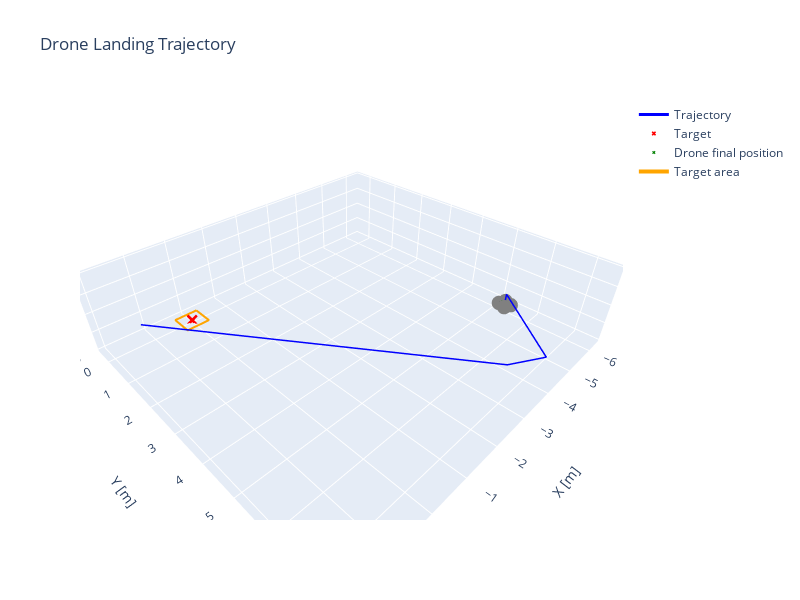

Here is the notebook cell this chart was saved with:
### Markdown cell above
Delay introduction shows 2 things:
- It makes the drone turning around itself which causes a deviation from the target
- It makes the drone oscillates around the target in every direction

The drone is bounded-stable, no more asymptotically stable.
To solve the first issue, we will treat the yaw axis in 2-steps:
- No yaw movement if the drone is more than 0.3m away of the target
- Yaw + x/y axis if the drone is 0.3m close to the target

### Code cell
sim_dt = 0.1         # simulation step (10 Hz)
env = DroneLandingEnv(render_mode=None, dt=sim_dt)
controller_dt = 1.0  # controller step (1 Hz)

pid = PIDController(Kp=[2.0,2.0,2.0, 2.0], Ki=[0.1,0.1,0.0,0.2], Kd=[0.0,0.0,0.0,0.0], dt=controller_dt, integral_limit=0.5, z_fixed_speed= -0.2, yaw_2_steps =True)

states, target = run_pid_simulation(env = env, pid = pid, init_mode='fixed', plot=True, init_pos = [2.0,2.0,2.0,2.0])

### Figure 1 — Plotly figure (JSON) as saved in the notebook; plotly's stock layout.template omitted (floating-point values rounded to 4 significant figures)
{"data": [{"line": {"color": "blue", "width": 3}, "mode": "lines", "name": "Trajectory", "x": [1.9, 1.8, 1.7, 1.6, 1.5, 1.4, 1.3, 1.2, 1.1, 1.0, 0.9, 0.8, 0.7, 0.6, 0.5, 0.4, 0.3, 0.2, 0.1, -2.384e-08, -0.1, -0.2, -0.3, -0.4, -0.5, -0.6, -0.7, -0.8, -0.9, -1.0, -1.1, -1.2, -1.3, -1.4, -1.5, -1.6, -1.7, -1.8, -1.9, -2.0, -2.1, -2.2, -2.3, -2.4, -2.5, -2.6, -2.7, -2.8, -2.9, -3.0, -3.1, -3.2, -3.3, -3.4, -3.5, -3.6, -3.7, -3.8, -3.9, -4.0, -4.1, -4.2, -4.3, -4.4, -4.5, -4.6, -4.7, -4.8, -4.9, -5.0, -5.1, -5.2, -5.3, -5.4, -5.5, -5.6, -5.7, -5.8, -5.9, -6.0, -6.1, -6.1, -6.1, -6.1], "y": [2.1, 2.2, 2.3, 2.4, 2.5, 2.6, 2.7, 2.8, 2.9, 3.0, 3.1, 3.2, 3.3, 3.4, 3.5, 3.6, 3.7, 3.8, 3.9, 4.0, 4.1, 4.2, 4.3, 4.4, 4.5, 4.6, 4.7, 4.8, 4.9, 5.0, 5.1, 5.2, 5.3, 5.4, 5.5, 5.6, 5.7, 5.8, 5.9, 6.0, 6.1, 6.2, 6.3, 6.4, 6.5, 6.6, 6.7, 6.8, 6.9, 7.0, 7.035, 7.069, 7.104, 7.138, 7.173, 7.207, 7.242, 7.276, 7.311, 7.346, 7.246, 7.146, 7.046, 6.946, 6.846, 6.746, 6.646, 6.546, 6.446, 6.346, 6.246, 6.146, 6.046, 5.946, 5.846, 5.746, 5.646, 5.546, 5.446, 5.346, 5.246, 5.246, 5.246, 5.246], "z": [1.98, 1.96, 1.94, 1.92, 1.9, 1.88, 1.86, 1.84, 1.82, 1.8, 1.78, 1.76, 1.74, 1.72, 1.7, 1.68, 1.66, 1.64, 1.62, 1.6, 1.58, 1.56, 1.54, 1.52, 1.5, 1.48, 1.46, 1.44, 1.42, 1.4, 1.38, 1.36, 1.34, 1.32, 1.3, 1.28, 1.26, 1.24, 1.22, 1.2, 1.18, 1.16, 1.14, 1.12, 1.1, 1.08, 1.06, 1.04, 1.02, 1.0, 0.98, 0.96, 0.94, 0.92, 0.9, 0.88, 0.86, 0.84, 0.82, 0.8, 0.78, 0.76, 0.74, 0.72, 0.7, 0.68, 0.66, 0.64, 0.62, 0.6, 0.58, 0.56, 0.54, 0.52, 0.5, 0.48, 0.46, 0.44, 0.42, 0.4, 0.38, 0.28, 0.18, 0.08], "type": "scatter3d"}, {"marker": {"color": "red", "size": 4, "symbol": "x"}, "mode": "markers", "name": "Target", "x": [0.0], "y": [0.0], "z": [0.0], "type": "scatter3d"}, {"marker": {"color": "green", "size": 3, "symbol": "x"}, "mode": "markers", "name": "Drone final position", "x": [-6.1], "y": [5.246], "z": [0.08], "type": "scatter3d"}, {"line": {"color": "black", "width": 5}, "mode": "lines", "showlegend": false, "x": [-6.038, -6.162], "y": [5.109, 5.382], "z": [0.08, 0.08], "type": "scatter3d"}, {"line": {"color": "black", "width": 5}, "mode": "lines", "showlegend": false, "x": [-5.964, -6.236], "y": [5.308, 5.183], "z": [0.08, 0.08], "type": "scatter3d"}, {"marker": {"color": "gray", "size": 5, "symbol": "circle"}, "mode": "markers", "showlegend": false, "x": [-6.162], "y": [5.382], "z": [0.08], "type": "scatter3d"}, {"marker": {"color": "gray", "size": 5, "symbol": "circle"}, "mode": "markers", "showlegend": false, "x": [-6.038], "y": [5.109], "z": [0.08], "type": "scatter3d"}, {"marker": {"color": "gray", "size": 5, "symbol": "circle"}, "mode": "markers", "showlegend": false, "x": [-6.236], "y": [5.183], "z": [0.08], "type": "scatter3d"}, {"marker": {"color": "gray", "size": 5, "symbol": "circle"}, "mode": "markers", "showlegend": false, "x": [-5.964], "y": [5.308], "z": [0.08], "type": "scatter3d"}, {"line": {"color": "orange", "width": 4}, "mode": "lines", "name": "Target area", "x": [-0.3, 0.3, 0.3, -0.3, -0.3], "y": [-0.3, -0.3, 0.3, 0.3, -0.3], "z": [0.0, 0.0, 0.0, 0.0, 0.0], "type": "scatter3d"}], "layout": {"scene": {"xaxis": {"title": {"text": "X [m]"}}, "yaxis": {"title": {"text": "Y [m]"}}, "zaxis": {"title": {"text": "Z [m]"}}, "aspectmode": "data"}, "title": {"text": "Drone Landing Trajectory"}, "width": 800, "height": 600}}
